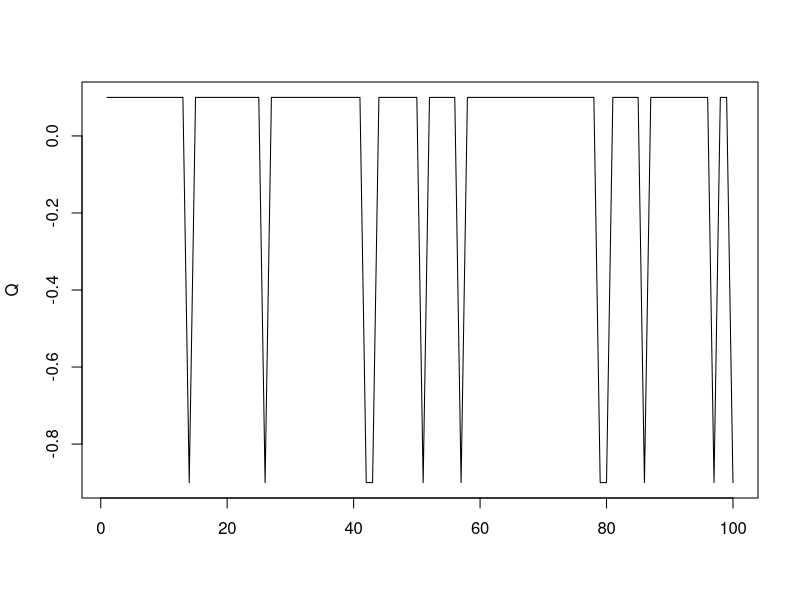
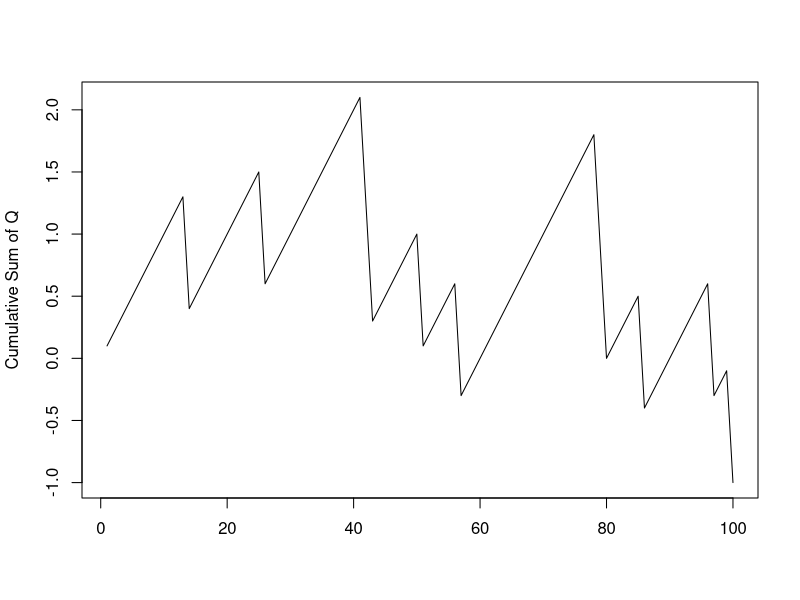

The R source for these figures, in order:

setwd("/Users/vonhafften/Documents/UW Madison/problem_sets/fin_970/final/")
lambda <- 0.1

N <- rpois(100, lambda)

mu <- -1

Q <- N*mu - lambda*mu

png("p4_1.png", width = 480, height = 360)
plot(Q, type = "l", xlab = "", ylab = "Q")
dev.off()

png("p4_2.png", width = 480, height = 360)
plot(cumsum(Q), type = "l", xlab = "", ylab = "Cumulative Sum of Q")
dev.off()
